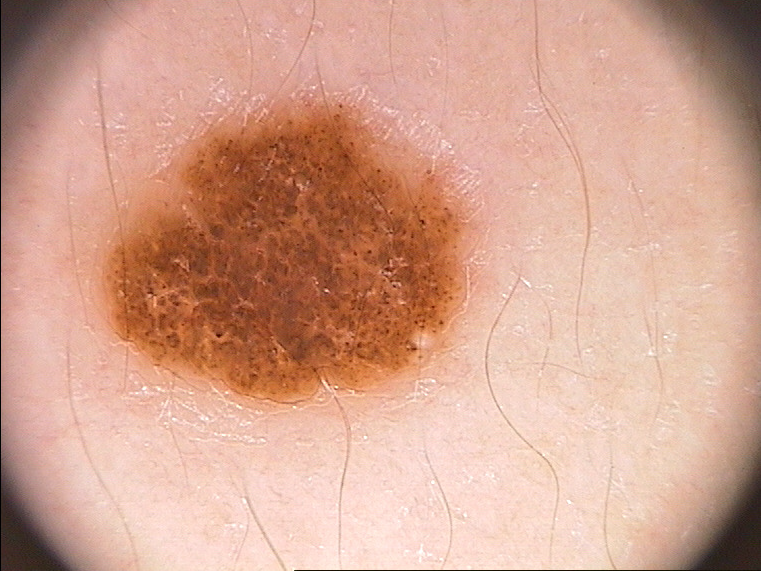
#> input picture LAB3/lab3_images/training/IMD016.bmp, 765 x 573 px
$ jupyter execute exo1.ipynb   (shell and % lines are left out)   (older library calls are emulated)
#> lines starting #> are read from the running program, lines starting #| are printed output that depends on the picture
[cell 1]
import cv2
import matplotlib.pyplot as plt

[cell 2]
img_path = "lab3_images/training/IMD016.bmp"
img = cv2.imread(img_path)
#> img is the input picture: shape (573, 765, 3); mean B, G, R 144.2, 163.4, 211.3
img_rgb = cv2.cvtColor(img, cv2.COLOR_BGR2RGB)
#
plt.show()
plt.axis("off")
plt.imshow(img_rgb)

[cell 3]
img_grey = cv2.cvtColor(img, cv2.COLOR_BGR2GRAY)
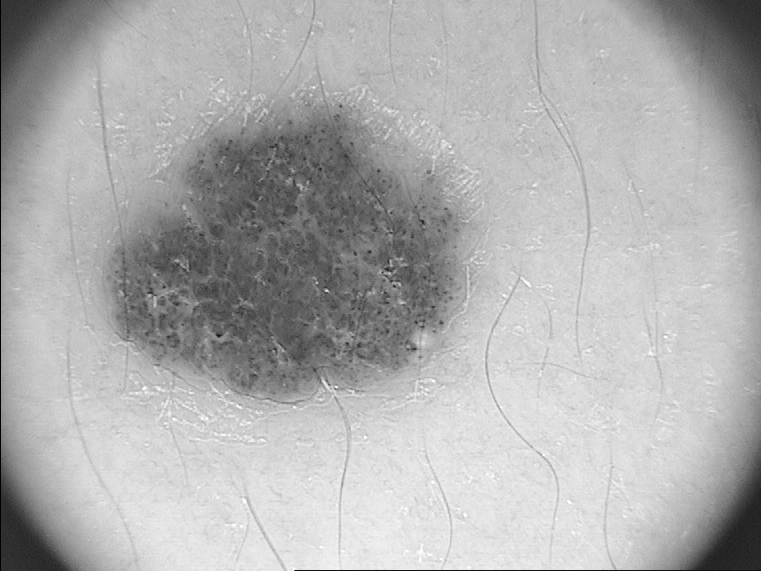
#> img_grey: shape (573, 765); min 0, max 255, mean 175.5

### Defining patches
In the context of image analysis and computer vision, patches refer to small rectangular regions or sub-images extracted from a larger image. These are typically used for focused analysis, training machine learning models, or inspecting specific areas of interest within an image.

Format: (x, y, width, height)

[cell 4]
lesion_patches = [
    (50, 50, 50, 50),
    (120, 80, 50, 50),
    (200, 150, 50, 50),
    (300, 250, 50, 50),
]
background_patches = [
    (10, 10, 50, 50),
    (400, 50, 50, 50),
    (100, 400, 50, 50),
    (300, 400, 50, 50),
]

[cell 5]
img_grey.shape
#> Out = (573, 765)

[cell 6]
def extract_patches(image, patch_coords):
    patches = []
    for x, y, w, h in patch_coords:
        patches.append(image[y : y + h, x : x + w])
#> after the loop, patches = 4 items
    return patches

[cell 7]
lesion_images = extract_patches(img_rgb, lesion_patches)
#> lesion_images = 4 items
background_images = extract_patches(img_rgb, background_patches)
#> background_images = 4 items

[cell 8]
def display_patches(patches, title):
#> called with title = 'Lesion Patches'
    plt.figure(figsize=(10, 3))
    plt.suptitle(title)
    for i, patch in enumerate(patches):
        plt.subplot(1, len(patches), i + 1)
        plt.imshow(patch)
        plt.axis("off")
#> this loop made 4 passes
    plt.show()
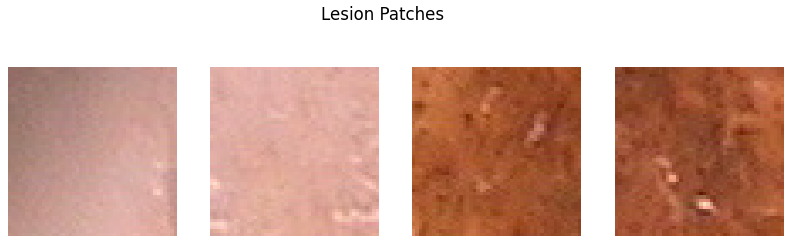
#> figure drawn by matplotlib, 4 panels


display_patches(lesion_images, "Lesion Patches")
display_patches(background_images, "Background Patches")
#> call 2 of display_patches, with title = 'Background Patches'
#> the loop in display_patches (call 2), `for i, patch in enumerate(patches):` made 4 passes
#> in display_patches (call 2), `plt.show()`:
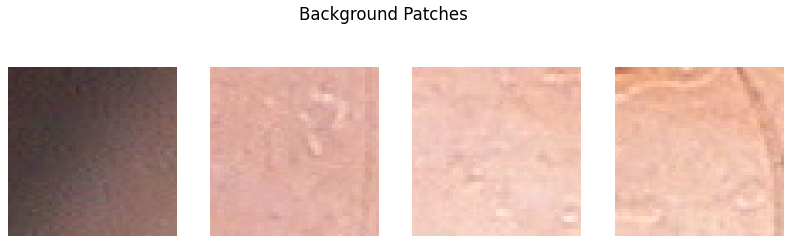
#> figure drawn by matplotlib, 4 panels

### GLCM (Gray-Level Co-occurrence Matrix
The Gray-Level Co-occurrence Matrix (GLCM) is a statistical method used in image processing to analyze the texture of an image. It describes the spatial relationship between pixel intensities (gray levels) in an image, providing information about the texture of the region.

[cell 9]
from skimage import feature

[cell 10]
from skimage.feature import graycomatrix, graycoprops

[cell 11]
# lesion_patches = [(50, 50, 50, 50), (120, 80, 50, 50), (200, 150, 50, 50), (300, 250, 50, 50)]
# background_patches = [(10, 10, 50, 50), (400, 50, 50, 50), (100, 400, 50, 50), (300, 400, 50, 50)]


def extract_patches(image, patch_coords):
    patches = []
    for x, y, w, h in patch_coords:
        patches.append(image[y : y + h, x : x + w])
#> after the loop, patches = 4 items
    return patches


lesion_images = extract_patches(img_grey, lesion_patches)
background_images = extract_patches(img_grey, background_patches)

[cell 12]
print(lesion_images[0].shape)
#| (50, 50)

[cell 13]
def compute_glcm_properties(patch, distances=[1], angles=[0]):
    glcm = graycomatrix(
        patch,
        distances=distances,
        angles=angles,
        levels=256,
        symmetric=True,
        normed=True,
    )
    contrast = graycoprops(glcm, "contrast")[0, 0]
#> contrast = 15.69
    dissimilarity = graycoprops(glcm, "dissimilarity")[0, 0]
#> dissimilarity = 2.89
    energy = graycoprops(glcm, "energy")[0, 0]
#> energy = 0.039
    correlation = graycoprops(glcm, "correlation")[0, 0]
#> correlation = 0.978

    return contrast, dissimilarity, energy, correlation

[cell 14]
lesion_features = [compute_glcm_properties(patch) for patch in lesion_images]
#> in compute_glcm_properties (call 3), `glcm = graycomatrix( patch, distances=distances, angles=angles, levels..`:
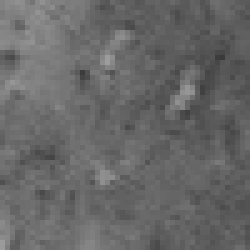
#> patch: shape (50, 50) (shown 5 times larger); min 58, max 157, mean 103.5
#> in compute_glcm_properties (call 3), `contrast = graycoprops(glcm, "contrast")[0, 0]`: contrast = 73.14
#> in compute_glcm_properties (call 3), `dissimilarity = graycoprops(glcm, "dissimilarity")[0, 0]`: dissimilarity = 6.4
#> in compute_glcm_properties (call 3), `energy = graycoprops(glcm, "energy")[0, 0]`: energy = 0.0323
#> in compute_glcm_properties (call 3), `correlation = graycoprops(glcm, "correlation")[0, 0]`: correlation = 0.823
#> in compute_glcm_properties (call 4), `glcm = graycomatrix( patch, distances=distances, angles=angles, levels..`:
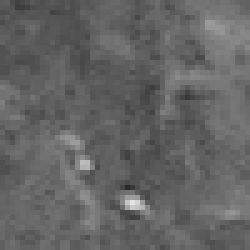
#> patch: shape (50, 50) (shown 5 times larger); min 42, max 227, mean 100.3
#> in compute_glcm_properties (call 4), `contrast = graycoprops(glcm, "contrast")[0, 0]`: contrast = 89.02
#> in compute_glcm_properties (call 4), `dissimilarity = graycoprops(glcm, "dissimilarity")[0, 0]`: dissimilarity = 6.73
#> in compute_glcm_properties (call 4), `energy = graycoprops(glcm, "energy")[0, 0]`: energy = 0.032
#> in compute_glcm_properties (call 4), `correlation = graycoprops(glcm, "correlation")[0, 0]`: correlation = 0.814
#> lesion_features = [(15.69, 2.89, 0.039, 0.978), (22.02, 3.46, 0.0665, 0.751), (73.14, 6.4, 0.0323, 0.823), (89.02, 6.73, 0.032, 0.814)]
background_features = [compute_glcm_properties(patch) for patch in background_images]
#> in compute_glcm_properties (call 5), `glcm = graycomatrix( patch, distances=distances, angles=angles, levels..`:
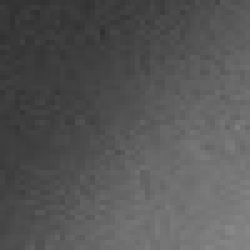
#> patch: shape (50, 50) (shown 5 times larger); min 48, max 135, mean 85.9
#> in compute_glcm_properties (call 5), `contrast = graycoprops(glcm, "contrast")[0, 0]`: contrast = 15.47
#> in compute_glcm_properties (call 5), `dissimilarity = graycoprops(glcm, "dissimilarity")[0, 0]`: dissimilarity = 3.01
#> in compute_glcm_properties (call 5), `energy = graycoprops(glcm, "energy")[0, 0]`: energy = 0.0373
#> in compute_glcm_properties (call 5), `correlation = graycoprops(glcm, "correlation")[0, 0]`: correlation = 0.983
#> in compute_glcm_properties (call 6), `glcm = graycomatrix( patch, distances=distances, angles=angles, levels..`:
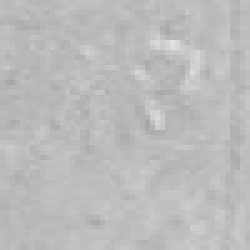
#> patch: shape (50, 50) (shown 5 times larger); min 167, max 225, mean 187.6
#> in compute_glcm_properties (call 6), `contrast = graycoprops(glcm, "contrast")[0, 0]`: contrast = 25.26
#> in compute_glcm_properties (call 6), `dissimilarity = graycoprops(glcm, "dissimilarity")[0, 0]`: dissimilarity = 3.67
#> in compute_glcm_properties (call 6), `energy = graycoprops(glcm, "energy")[0, 0]`: energy = 0.0658
#> in compute_glcm_properties (call 6), `correlation = graycoprops(glcm, "correlation")[0, 0]`: correlation = 0.648
#> in compute_glcm_properties (call 7), `glcm = graycomatrix( patch, distances=distances, angles=angles, levels..`:
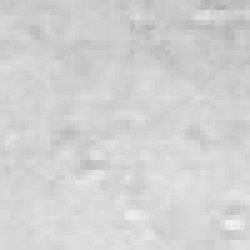
#> patch: shape (50, 50) (shown 5 times larger); min 176, max 241, mean 210.1
#> in compute_glcm_properties (call 7), `contrast = graycoprops(glcm, "contrast")[0, 0]`: contrast = 15.73
#> in compute_glcm_properties (call 7), `dissimilarity = graycoprops(glcm, "dissimilarity")[0, 0]`: dissimilarity = 3.01
#> in compute_glcm_properties (call 7), `energy = graycoprops(glcm, "energy")[0, 0]`: energy = 0.0577
#> in compute_glcm_properties (call 7), `correlation = graycoprops(glcm, "correlation")[0, 0]`: correlation = 0.874
#> in compute_glcm_properties (call 8), `glcm = graycomatrix( patch, distances=distances, angles=angles, levels..`:
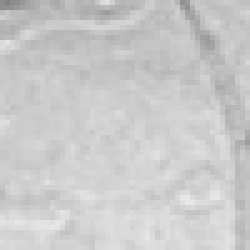
#> patch: shape (50, 50) (shown 5 times larger); min 129, max 232, mean 202.4
#> in compute_glcm_properties (call 8), `contrast = graycoprops(glcm, "contrast")[0, 0]`: contrast = 36.77
#> in compute_glcm_properties (call 8), `dissimilarity = graycoprops(glcm, "dissimilarity")[0, 0]`: dissimilarity = 4.32
#> in compute_glcm_properties (call 8), `energy = graycoprops(glcm, "energy")[0, 0]`: energy = 0.0431
#> in compute_glcm_properties (call 8), `correlation = graycoprops(glcm, "correlation")[0, 0]`: correlation = 0.873
#> background_features = [(15.47, 3.01, 0.0373, 0.983), (25.26, 3.67, 0.0658, 0.648), (15.73, 3.01, 0.0577, 0.874), (36.77, 4.32, 0.0431, 0.873)]

[cell 15]
def plot_dissimilarity_vs_energy(features, title):
#> called with title = 'Lesion Patches'
    dissimilarity = [f[1] for f in features]  # Dissimilarity
#> dissimilarity = [2.89, 3.46, 6.4, 6.73]
    energy = [f[2] for f in features]  # Energy
#> energy = [0.039, 0.0665, 0.0323, 0.032]

    plt.scatter(dissimilarity, energy, label=title)
    plt.xlabel("Dissimilarity")
    plt.ylabel("Energy")
    plt.title("Dissimilarity vs. Energy")
    plt.legend()
    plt.grid(True)


plt.figure(figsize=(10, 5))
plot_dissimilarity_vs_energy(lesion_features, "Lesion Patches")
plot_dissimilarity_vs_energy(background_features, "Background Patches")
plt.show()
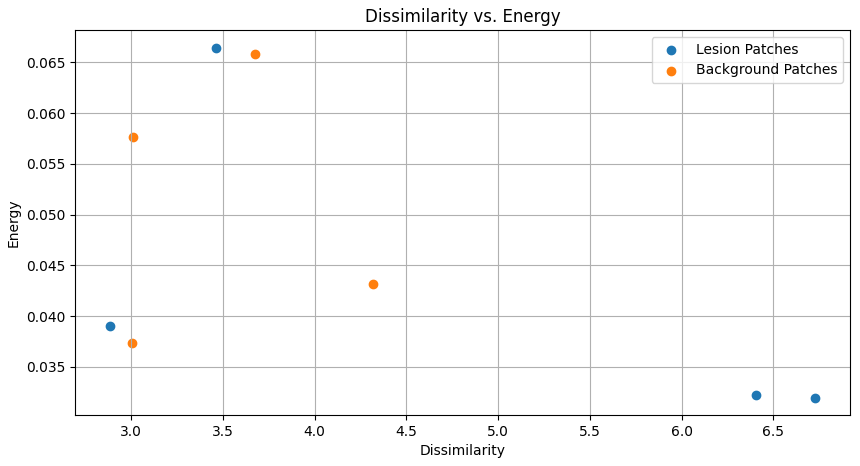
#> figure drawn by matplotlib, 1 panel
